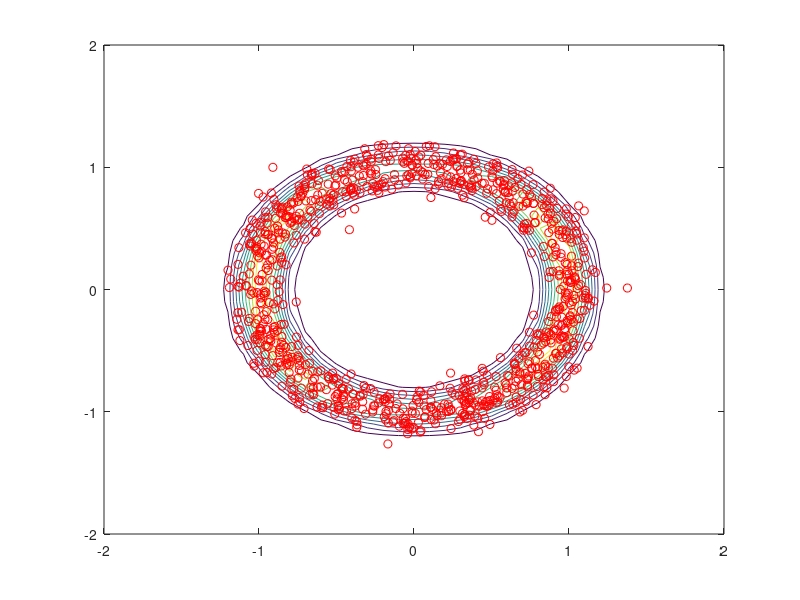

This chart was generated by the following MATLAB code:
% Exercise 4.8
% Bayesian Inverse Problems
% D. Pederson

sigma = 0.1;
delta = 1;
D = sqrt(2*pi);
nsamples = 10000;
pim = @(x) exp(-1/(2*sigma^2)*(sqrt(x(1).^2+x(2).^2)-1)^2 - 1/(2*delta^2).*(x(2).^2-1)^2);
q = @(x) 1/sqrt(2*pi)*exp(-x'*x/2);

% Rejection-Acceptance sampling
msamp = zeros(nsamples,2);
n=0;
while n<nsamples
    
    % draw from proposal density
    m = randn(2,1);
    
    % compute acceptance probability
    alpha = pim(m)/(D*q(m));
    
    % draw from uniform dist
    coin = rand(1);
    
    if alpha > coin
        n=n+1; % accept
        msamp(n,:) = m;
    end
end

x = -2:0.1:2;
y = x;
z = zeros(length(x),length(y));
for i=1:length(x)
    for j=1:length(y)
        z(i,j) = pim([x(i),y(j)]);
    end
end
contour(x,y,z)
hold on
for i=1:10:nsamples
    plot(msamp(i,1),msamp(i,2),'ro')
end